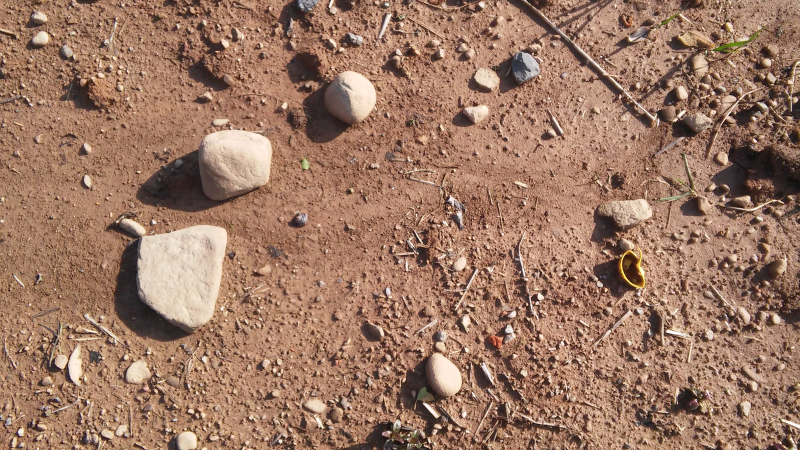
#> input picture sample1.jpg, 1600 x 900 px (shown at 1/2 size)
$ python main.py
#> lines starting #> are read from the running program, lines starting #| are printed output that depends on the picture; after the words box and inside, x2 and y2 are one past the last pixel; in counts of white or black regions, pixels touching at a corner belong together
import numpy as np
import cv2


def nothing(x):  # a dummy function
    pass


img = cv2.imread("sample1.jpg")
#> img is the input picture: shape (900, 1600, 3); mean B, G, R 100.4, 120.6, 157.3
cv2.imshow("Orignal Image", img)
cv2.waitKey(0)
img = cv2.resize(img, (0, 0), fx=0.3, fy=0.3)  # to change width and height
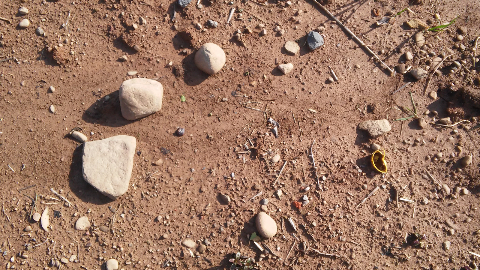
#> img: shape (270, 480, 3); mean B, G, R 100.2, 120.4, 157.1
blur = cv2.GaussianBlur(img, (25, 25), 7)  # to scale blur and sharpness
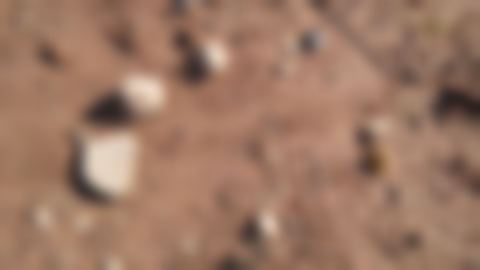
#> blur: shape (270, 480, 3); mean B, G, R 100.2, 120.4, 157.1

hsv = cv2.cvtColor(blur, cv2.COLOR_BGR2HSV)
#> hsv: shape (270, 480, 3); mean H, S, V 10.6, 92.5, 157.1
cv2.imshow("Blurred Image", blur)
cv2.waitKey(0)
cv2.imshow("HSV image", hsv)
cv2.waitKey(0)
lower_hsv = np.array([0, 70, 60])  # to use trackbar input in image array manipulation
upper_hsv = np.array([240, 180, 180])

mask = cv2.inRange(hsv, lower_hsv, upper_hsv)  # to scale range of hsv acc to image
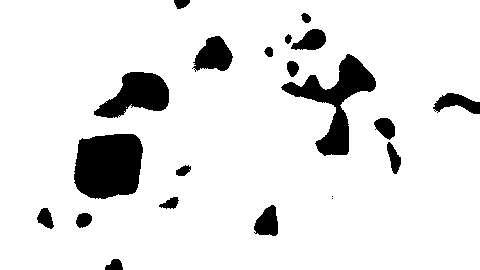
#> mask: shape (270, 480); 89.8% white; 21 black regions (2 under 20 px), largest, box (x1, y1, x2, y2) and area: (74, 134, 143, 199) 3800, (281, 54, 376, 156) 3062, (94, 72, 169, 118) 2037
res = cv2.bitwise_and(hsv, hsv, mask=mask)
#> res: shape (270, 480, 3); mean H, S, V 9.5, 85.4, 139.4

minSizeMM = 40
knownDistancePx = 170
knownDistanceMM = 150
thStone = 100
thShadow = 128
pix2mm = knownDistancePx / knownDistanceMM
scale = 0.5
pix2mm /= scale
minSizePx = minSizeMM / pix2mm
closerSize = minSizePx / 2.0
kernel = np.ones((5, 5), np.uint8)
mask = cv2.erode(mask, kernel)
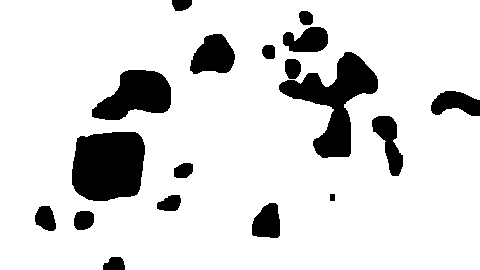
#> mask: shape (270, 480); 86.1% white; 18 black regions
closing = cv2.morphologyEx(mask, cv2.MORPH_CLOSE, kernel)
dst = cv2.equalizeHist(closing)

contours, _ = cv2.findContours(dst, cv2.RETR_TREE, cv2.CHAIN_APPROX_NONE)  # mask is used to draw contours
#> contours = 16 contours; largest, box (x1, y1, x2, y2) and area: (0, 0, 480, 270) 127532, (71, 131, 146, 202) 4485, (278, 51, 379, 159) 4255, (91, 69, 172, 121) 2680, (189, 33, 236, 75) 1362

for contour in contours:
    approx = cv2.approxPolyDP(contour, 0.006 * cv2.arcLength(contour, True),
                              True)  # approximate contours are made assuming arc length variable
    x = approx.ravel()[0]
    y = approx.ravel()[1]
    cv2.drawContours(img, [approx], 0, (0, 0, 0), 3)
    if len(approx) > 20:  # constraints to define shape
        cv2.putText(img, "Rocks ", (x, y), cv2.FONT_HERSHEY_COMPLEX, 0.9, (0, 0, 0), 2)
#> this loop made 16 passes
#> (x, y) on passes 1 to 12: (0, 0), (77, 211), (39, 206), (275, 202), (180, 195), (330, 193), (193, 164), (137, 132), (378, 115), (171, 87), (287, 58), (351, 51)
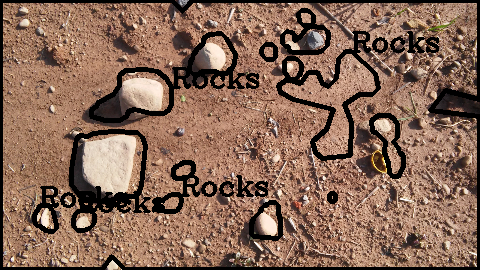
#> img: shape (270, 480, 3); 13.57% of pixels changed, all inside (x1, y1, x2, y2) = (0, 0, 480, 270)

cv2.imshow("stabilized Image Mask", dst)
cv2.waitKey(0)
cv2.imshow("Result", img)
cv2.waitKey(0)

cv2.destroyAllWindows()
